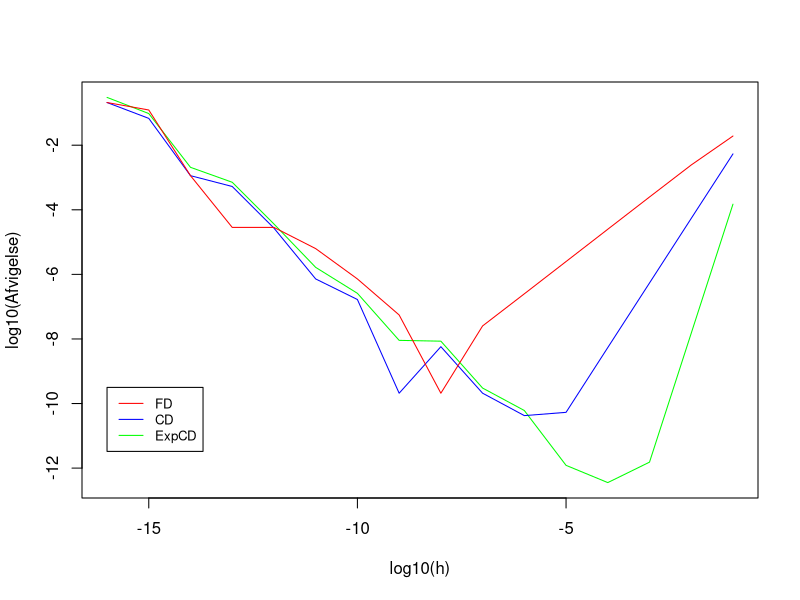
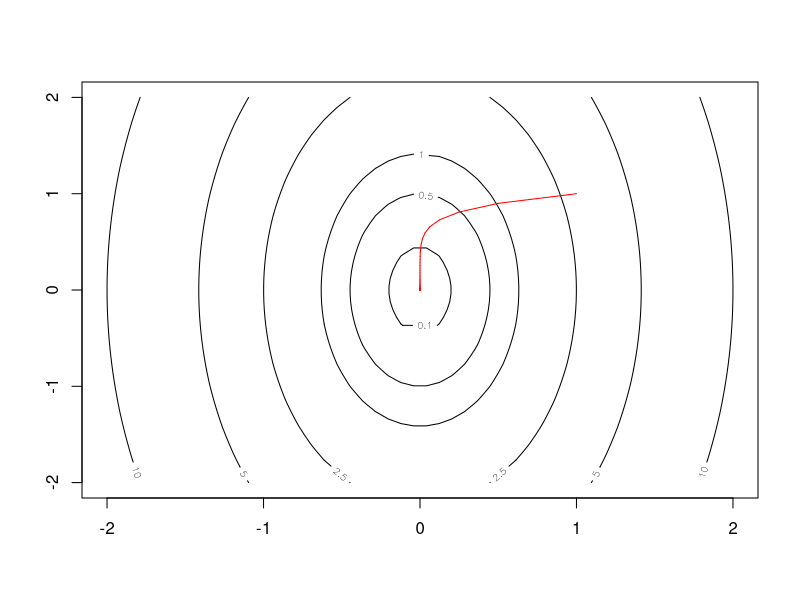
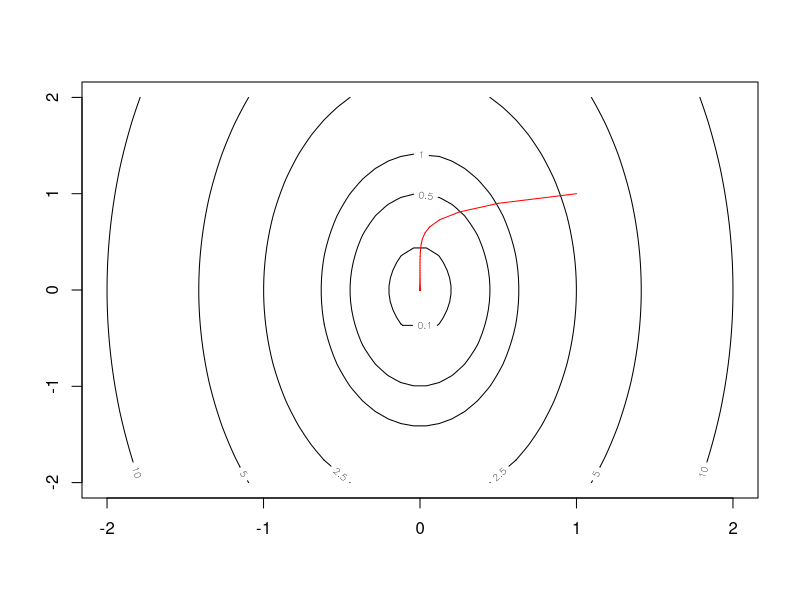
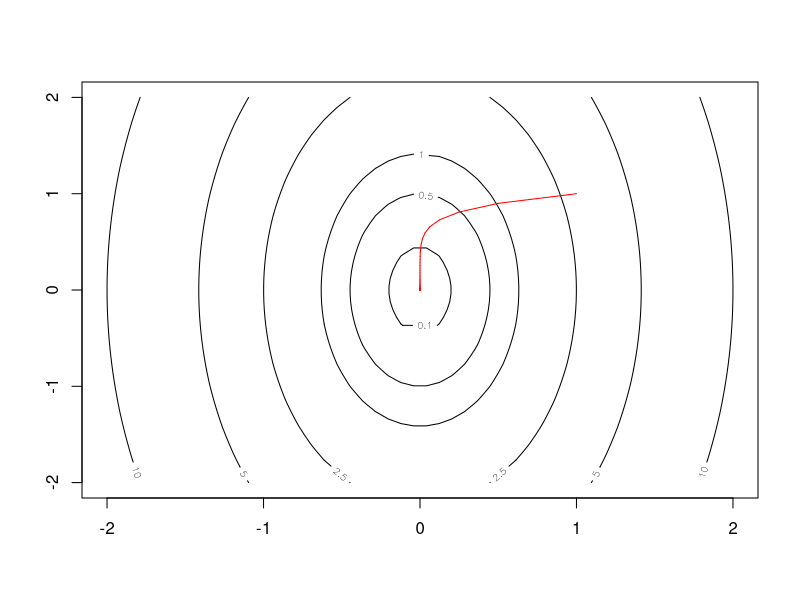

These charts were generated, in order, by the following R code:
## ---- chunk 1
knitr::opts_chunk$set(echo = TRUE)
library("microbenchmark")
printf <- function(...) cat(sprintf(...))
printfln <- function(...) cat(sprintf(...), "\n")
Outer <- function(x,y,fun) {
   mat <- matrix(NA, length(x), length(y))
   for (i in seq_along(x)) {
            for (j in seq_along(y)) {mat[i,j] <- fun(x[i],y[j])} }
   mat}
## ---- chunk 2
eps <- .Machine$double.eps
x <- pi/3

f        <- function(x){cos(cos(x)*sin(x))}
df.exact <- function(x){-cos(2*x)*sin( cos(x)*sin(x) )}
FD       <- function(x,h){(f(x+h) - f(x))/h}
CD       <- function(x,h){(f(x+h) - f(x-h))/(2*h)}
ExpCD    <- function(x,h){(8*( f(x+h) - f(x-h) )
                          - ( f(x+2*h) - f(x-2*h) ))/(12*h)}

FD_val <- CD_val <- ExpCD_val <- h <- numeric(16)
for (i in seq(1,16, length.out = 16)){
h[i] <- 10^{-i}
FD_val[i]    <- FD(x,h[i])
CD_val[i]    <- CD(x,h[i])
ExpCD_val[i] <- ExpCD(x,h[i])
}

FD_err    <- abs(FD_val - df.exact(x))
CD_err    <- abs(CD_val - df.exact(x))
ExpCD_err <- abs(ExpCD_val - df.exact(x))

plot(log10(h) , log10( ExpCD_err ) , 
     type = "l" , col = "green" , xlab = "log10(h)" , ylab="log10(Afvigelse)")
lines(log10(h) , log10( CD_err ) , col = "blue")
lines(log10(h) , log10( FD_err ) , col = "red")

legend(-16, -9.5, legend=c("FD", "CD" , "ExpCD"),
       col=c("red", "blue" , "green" ), lty=1, cex=0.8)

## ---- chunk 3
# Definerer hvad et "ADnum" er.
create_ADnum = function(val, deriv = 1) {
x = list(val = val, deriv = deriv)
class(x) = "ADnum"
return(x)
}

# Definerer hvad der forstås ved at printe et ADnum
print.ADnum = function(x, ...) {
cat("value = ", x$val,
" and deriv = ", x$deriv, "\n", sep = "")
return(invisible(x))
}
     
#Definerer produktreglen og brøkreglen
Ops.ADnum = function(e1, e2) {
# LHS constant, e.g. 2*x: e1 is a number 2, convert to ADnum
if (.Method[1] == "") {
e1 = create_ADnum(e1, 0)
}

# RHS constant, e.g. x*2: e2 is a number 2, convert to ADnum
if (.Method[2] == "") {
e2 = create_ADnum(e2, 0)
}

# Definerer hvordan man adderer ADnums
if (.Generic == "+") {
return(create_ADnum(e1$val + e2$val, e1$deriv + e2$deriv) )
}
  
# Definerer hvordan man subtraherer ADnums
if (.Generic == "-") {
return(create_ADnum(e1$val - e2$val, e1$deriv - e2$deriv) )
}
  
# Definerer hvordan man ganger ADnums (Produktregel) 
if (.Generic == "*") {
return(create_ADnum(e1$val * e2$val, e1$deriv*e2$val + e1$val*e2$deriv) )
}

# Definerer hvordan man dividerer ADnums (Brøkregel)  
if (.Generic == "/") {
return(create_ADnum(e1$val / e2$val, (e1$deriv*e2$val - e1$val*e2$deriv)/e2$val^2) )
}
  
stop("Function ’", .Generic, "’ not yet implemented for ADnum")
}

#Definerer cos, sin og exp
Math.ADnum = function(x, ...) {
if (.Generic == "cos") {
  return(create_ADnum(cos(x$val), -sin(x$val)*x$deriv))
} 
else if (.Generic == "sin") {
  return(create_ADnum(sin(x$val), cos(x$val)*x$deriv))
} 
else if (.Generic == "exp") {
  return(create_ADnum(exp(x$val), exp(x$val)*x$deriv))
}

stop("Function ’", .Generic, "’ not yet implemented for ADnum")
}
## ---- chunk 4
f <- function(x) cos(sin(x)*cos(x))
g_exact <- function(x) -(cos(x)^2-sin(x)^2)*sin(sin(x)*cos(x))

x <- pi/2
h <- 10^-5

f(x)
g_exact(x)

x <- create_ADnum(x)

f(x)
FD(x$val , h)
CD(x$val , h)
ExpCD(x$val , h)
## ---- chunk 5
library(microbenchmark)
X <- model.matrix(~ speed, cars)
microbenchmark(lm(dist ~ speed, cars), 
               lm.fit(X, cars$dist),
               lm.fit(model.matrix(~ speed, cars), cars$dist), 
               times = 100)
## ---- chunk 6
time_begin <- proc.time()

for (i in 1:1000) {
  lm(dist ~ speed, cars)
}

time_end <- proc.time()
time_duration <- time_end - time_begin
time_duration_secs <- time_duration["user.self"]
time_duration_secs
## ---- chunk 7
#f <- function(x) (1-x[1]^2) + 100*(x[2]-x[1]^2)^2
#g <- function(x) c(2*(200*x[1]^3-200*x[1]*x[2]+x[1]-1) , 200*(x[2]-x[1]^2))
f <- function(x) (5*x[1]^2 + x[2]^2)/2
g <- function(x) c(5*x[1],x[2])

FDm <- function(x,h){
  n <- length(x)
  grad <- numeric(n)
  
  for ( i in 1:n ){
    e <- tabulate(i, nbins = n)
    grad[i] <- (f(x+e*h) - f(x))/h
  }
  return(grad)
}

CDm <- function(x,h){
  n <- length(x)
  grad <- numeric(n)
  
  for ( i in 1:n ){
    e <- tabulate(i, nbins = n)
    grad[i] <- (f(x+e*h) - f(x-e*h))/(2*h)
  }
  return(grad)
}

ExpCDm <- function(x,h){
  n <- length(x)
  grad <- numeric(n)
  
  for ( i in 1:n ){
    e <- tabulate(i, nbins = n)
    grad[i] <- (8*(f(x+e*h) - f(x-e*h)) - ( f(x+2*e*h) - f(x-2*e*h) ))/(12*h)
  }
  return(grad)
}


backtracking_line_search <- function(alpha, c, rho, x_k, p_k, g_k, f) {
	alpha_k <- alpha
	repeat { 
		lhs <- f(x_k + alpha_k * p_k)
		rhs <- f(x_k) + c * alpha_k * g_k %*% p_k
		if (lhs <= rhs) break
		alpha_k <- rho * alpha_k
	}
	return(alpha_k)
}

f_xy <- function(x,y) f(c(x,y))
N <- 50
x <- y <- seq(-2,2,length.out = N) 
z <- Outer(x,y,f_xy)
lev <- c(.1,.5,1,2.5,5,10)

steepest_descent <- function(f, g, x_k, alpha, c, rho, tol, k_max) {
  k <- 0
	g_k <- tol + 1 # For at komme i gang
	contour(x, y, z, levels = lev)
	
	while ((norm(g_k,type="2") > tol) & (k < k_max)) { # Type 2 er for vektorer
		g_k <- g(x_k)
		p_k <- -g_k
		alpha_k <- backtracking_line_search(alpha , c, rho, x_k, p_k, g_k, f)
		x_old <- x_k
		x_k <- x_k + alpha_k * p_k
		k <- k + 1
		
		lines(c(x_old[1],x_k[1]) , c(x_old[2],x_k[2]) , col = "red")
	}
	
	printfln("k = %d \t x_k = (%6.3f , %6.3f) \t f_k = %.2f \t g_k = (%8.3f , %8.3f) \t alpha_k = %.5f", k, x_k[1] , x_k[2], f(x_k), g_k[1] , g_k[2], alpha_k)
	
	return(x_k)
}

steepest_descent_Num <- function(f, x_k, alpha, c, rho, tol, k_max,FUN) {
  k <- 0
	g_k <- tol + 1 # For at komme i gang
	contour(x, y, z, levels = lev)
	
	while ((norm(g_k,type="2") > tol) & (k < k_max)) { # Type 2 er for vektorer
		g_k <- FUN(x_k,1e-04)
		p_k <- -g_k 
		alpha_k <- backtracking_line_search(alpha , c, rho, x_k, p_k, g_k, f)
		x_old <- x_k
		x_k <- x_k + alpha_k * p_k
		k <- k + 1
		
		lines(c(x_old[1],x_k[1]) , c(x_old[2],x_k[2]) , col = "red")
	}
	
	printfln("k = %d \t x_k = (%6.3f , %6.3f) \t f_k = %.2f \t g_k = (%8.3f , %8.3f) \t alpha_k = %.5f", k, x_k[1] , x_k[2], f(x_k), g_k[1] , g_k[2], alpha_k)
	
	return(x_k)
}
## ---- chunk 8
x_k <- c(1,1)
alpha <- 0.1
c <- tol <- 1e-4
rho <- 0.5
k_max <- 1000

steepest_descent(f , g , x_k , alpha , c , rho , tol , k_max)
steepest_descent_Num(f, x_k , alpha , c , rho , tol , k_max ,FDm)
steepest_descent_Num(f, x_k , alpha , c , rho , tol , k_max ,ExpCDm)
